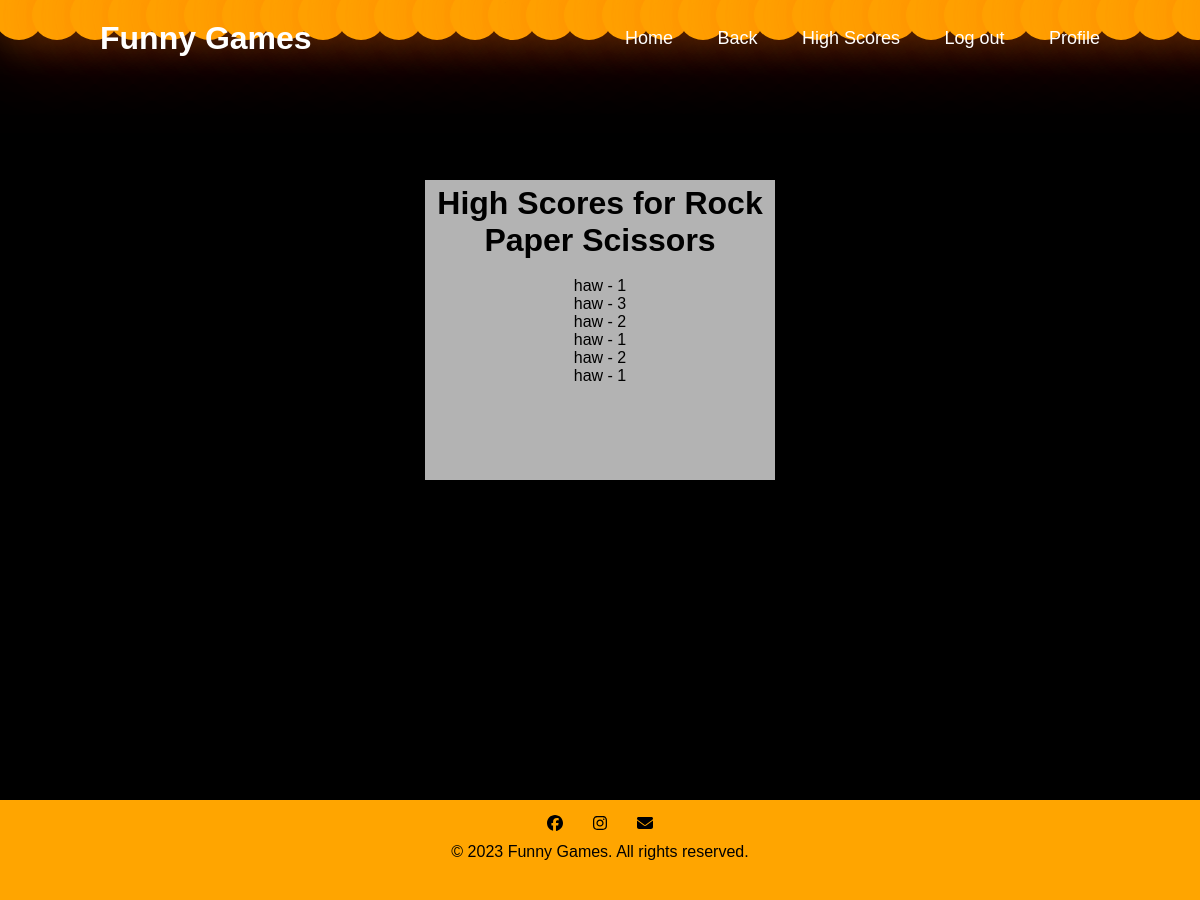
The page /game/1/high_scores/ on the database its author committed.
### game/models.py (models this page shows, shortened)
class Game(models.Model):
    name=models.TextField(max_length=100, default="gameA")
    description=models.TextField(max_length=10000, default="Your Default Description Here")

class GamePlayer(models.Model):
    player = models.ForeignKey(Player, on_delete=models.CASCADE,unique=False)
    game_data = models.JSONField()
    timestamp = models.DateTimeField(default=timezone.now)

class Player(models.Model):
    user = models.ForeignKey(User, on_delete=models.CASCADE,unique=False)
    selected_game = models.ForeignKey(Game, on_delete=models.SET_NULL, null=True)

### game/views.py (the view)
# urls.py: path('game/<int:game_id>/high_scores/', views.high_scores, name='high_scores'),
def high_scores(request, game_id):
    game = get_object_or_404(Game, pk=game_id)
    high_scores = GamePlayer.objects.filter(player__selected_game=game).order_by('-game_data__score')
    print(high_scores)
    for score in high_scores:
        print(score.game_data)
    return render(request, 'game/high_scores.html', {'game': game, 'high_scores': high_scores})

### game/templates/game/high_scores.html (shortened to what this page needs)
{% extends "game/homee.html" %}
{% load static %}
{% block content %}
<div class="header">
    <a href="#" class="logo">Funny Games</a>
    <div class="navbar">
      <a href="{% url 'index' %}">Home</a>
      <a href="#" id="backToGame">Back</a>
      <a href="#">High Scores</a>
      <a href="{% url 'logout' %}">Log out</a>
      <a href="{% url 'myprofile' %}">Profile</a>
    </div>
  </div>
    <div class="form-box">
        <h1>High Scores for {{ game.name }}</h1>
        <br>
        {% if game.name != "Asteroids" %}
            <ul>
                {% for score in high_scores %}
                    <li>{{ score.player.user.username }} - {{ score.game_data}}</li>
                {% endfor %}
            </ul>
        {% else %}
        <ul>
            {% for score in high_scores %}
                <li>{{ score.player.user.username }} - {{ score.game_data.score}}</li>
            {% endfor %}
        </ul>
        {% endif %}
    </div>
    {% endblock content %}

### game/templates/game/homee.html (shortened to what this page needs)
{% load static %}
<!DOCTYPE html>
<html lang="en">
<head>
    <link href="{% static 'fontawesomefree/css/all.min.css' %}" rel="stylesheet" type="text/css">
</head>
<body>
  <div class="main-content">
    <div class="container">
      <div class="bubbles">
        <span style="--i:11;"></span>
        <span style="--i:12;"></span>
        <span style="--i:24;"></span>
        <span style="--i:10;"></span>
        <span style="--i:14;"></span>
        <span style="--i:23;"></span>
        <span style="--i:18;"></span>
        <span style="--i:16;"></span>
        <span style="--i:19;"></span>
        <span style="--i:20;"></span>
        <span style="--i:22;"></span>
        <span style="--i:25;"></span>
        <span style="--i:18;"></span>
        <span style="--i:21;"></span>
        <span style="--i:15;"></span>
        <span style="--i:13;"></span>
        <span style="--i:26;"></span>
        <span style="--i:17;"></span>
        <span style="--i:13;"></span>
        <span style="--i:28;"></span>
        <span style="--i:11;"></span>
        <span style="--i:12;"></span>
        <span style="--i:24;"></span>
        <span style="--i:10;"></span>
        <span style="--i:14;"></span>
        <span style="--i:23;"></span>
        <span style="--i:18;"></span>
        <span style="--i:16;"></span>
        <span style="--i:19;"></span>
        <span style="--i:20;"></span>
        <span style="--i:22;"></span>
        <span style="--i:25;"></span>
      </div>
    </div>
    {% block content %}{% endblock %}
  </div>
  <footer>
    <div class="social-icons">
      <ul>
        <li><a href="https://www.djangoproject.com/"><i class="fa-brands fa-facebook"></i></a></li>
        <li><a href="https://www.djangoproject.com/"><i class="fa-brands fa-instagram"></i></a></li>
        <li><a href="https://www.djangoproject.com/"><i class="fa-solid fa-envelope"></i></a></li>
      </ul>
    </div>
    <div class="rights">
      <p>&copy; 2023 Funny Games. All rights reserved.</p>
    </div>
  </footer>
</body>
</html>

### game/templates/game/homee.html (style rules this page uses)
:root { --first-color: orange; --second-color: #fb7806; --third-color: #000405; --forth-color: #fffdfd; }
* { margin: 0; padding: 0; box-sizing: border-box; font-family: sans-serif; }
body { min-height: 100vh; background-color: blue; }
.header { position: fixed; top: 0; left: 0; width: 100%; padding: 20px 100px; background: transparent; display: flex; justify-content: space-between; align-items: center; z-index: 100; }
.logo { font-size: 32px; color: #fff; text-decoration: none; font-weight: 700; }
.navbar a { position: relative; font-size: 18px; color: #fff; font-weight: 500; text-decoration: none; margin-left: 40px; }
.navbar a::before { content: ""; position: absolute; top: 100%; left: 0; width: 0; height: 2px; background: #fff; transition: 0.3s; }
body { margin: 0; padding: 0; display: flex; flex-direction: column; background-color: black; }
.main-content { position: relative; min-height: 100vh; z-index: 2; }
.container { position: absolute; width: 100%; height: 100vh; overflow: hidden; z-index: 1; }
.bubbles { position: absolute; display: flex; z-index: -1; }
.bubbles span { position: relative; width: 30px; height: 30px; background: orange; margin: 0 4px; border-radius: 50%; box-shadow: 0 0 0 10px rgb(255, 165, 0), 0 0 50px rgb(255, 123, 0), 0 0 100px rgb(255, 81, 0); animation: animate 15s linear infinite; animation-duration: calc(125s / var(--i)); }
footer { background-color: orange; margin: 0%; padding: 0%; width: 100%; height: 100px; z-index: 5; }
.social-icons { display: flex; justify-content: center; align-items: center; }
.social-icons ul { padding-top: 15px; margin: 0; list-style-type: none; display: flex; }
.social-icons ul li { margin: 0 15px; }
.rights { padding-top: 10px; margin-bottom: 5px; text-align: center; }
a { text-decoration: none; color: black; }
.form-box { width: 1200px; height: 300px; position: relative; margin: 15% auto; background-color: rgba(255, 255, 255, 0.7); padding: 5px; z-index: 4; }

### game/templates/game/high_scores.html (style rules this page uses)
.form-box { width: 350px; text-align: center; }

### rows shown on the page
Game: name "Rock Paper Scissors"
GamePlayer: player.user.username "haw", game_data "1"
GamePlayer: player.user.username "haw", game_data "3"
GamePlayer: player.user.username "haw", game_data "2"
GamePlayer: player.user.username "haw", game_data "1"
GamePlayer: player.user.username "haw", game_data "2"
GamePlayer: player.user.username "haw", game_data "1"
